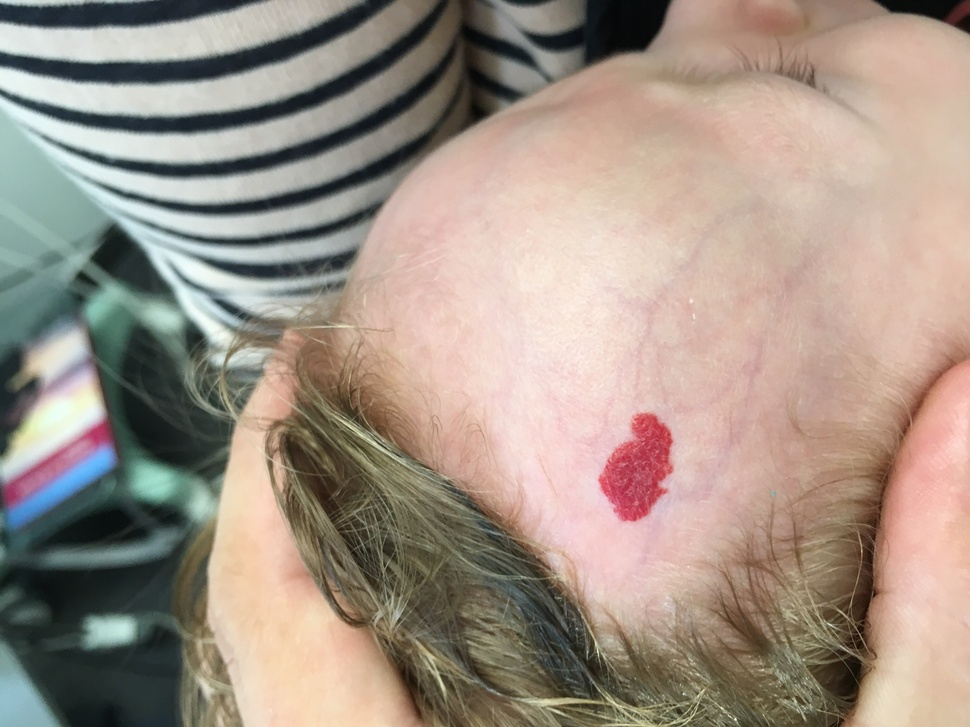
#> input picture imagenes/heman_sup.JPG, 970 x 727 px, shrunk from 2016 x 1512 before the run
$ python jpegtoBin.py
#> lines starting #> are read from the running program, lines starting #| are printed output that depends on the picture
import cv2 as cv
import numpy as np

# 1️⃣ Cargar imagen JPEG en escala de grises
img = cv.imread('imagenes/heman_sup.JPG', cv.IMREAD_GRAYSCALE)  # 8 bits, 1 canal
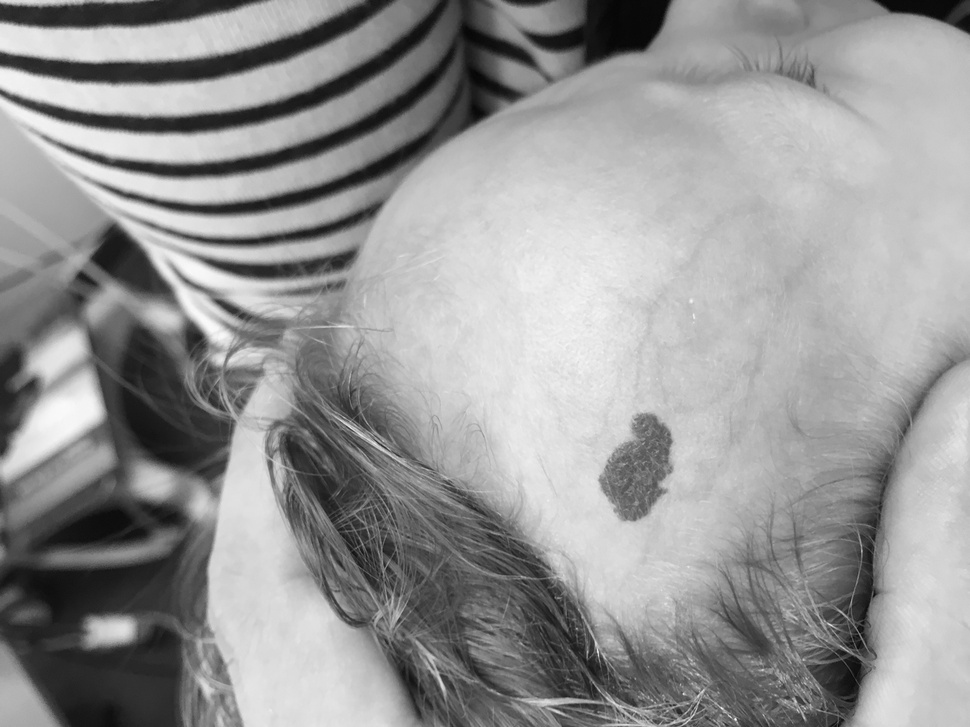
#> img: shape (727, 970); min 4, max 251, mean 150

# 2️⃣ Convertir a 16 bits simulados
# Escalamos de 0-255 a 0-65535
img_16bit = np.uint16(img) * 257  # 255 * 257 ≈ 65535

# 3️⃣ Guardar como .bin (RAW)
img_16bit.tofile('mi_foto_fake_raw.bin')

$ run again, with imagenes/heman2.jpg copied over imagenes/heman_sup.JPG
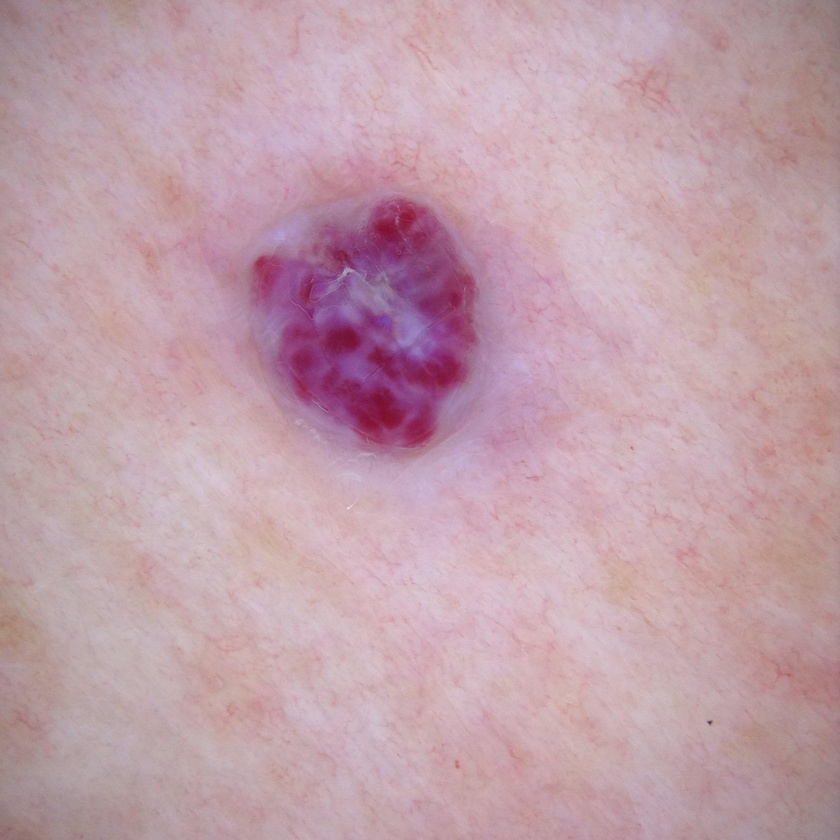
#> input picture imagenes/heman2.jpg, 840 x 840 px, shrunk from 1936 x 1936 before the run
#> `img = cv.imread('imagenes/heman_sup.JPG', cv.IMREAD_GRAYSCALE)`:
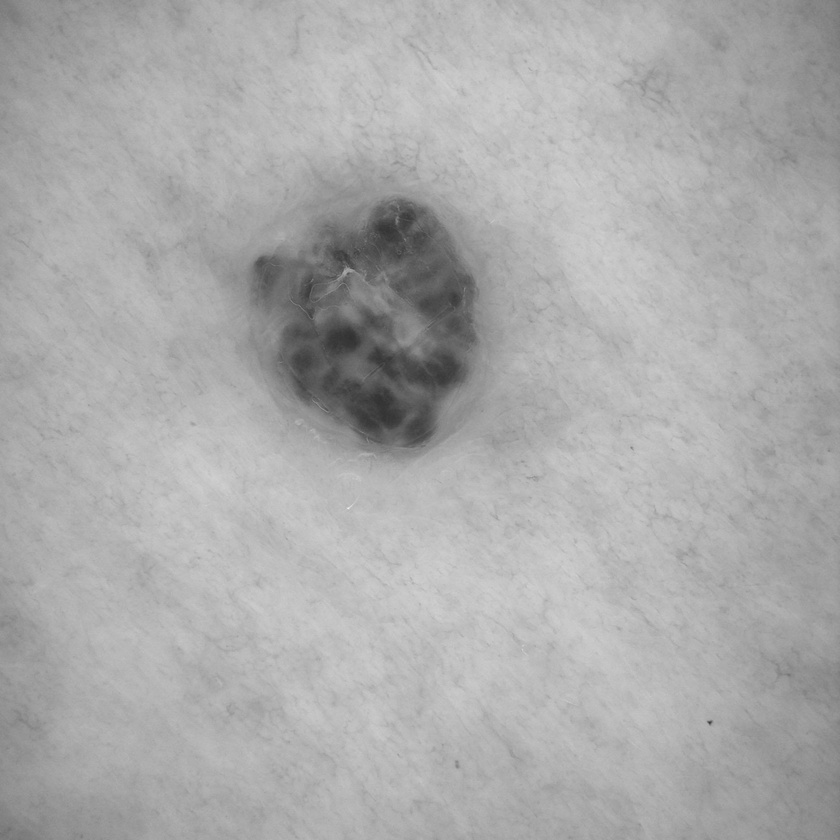
#> img: shape (840, 840); min 49, max 239, mean 170.5
#> `img_16bit = np.uint16(img) * 257`:
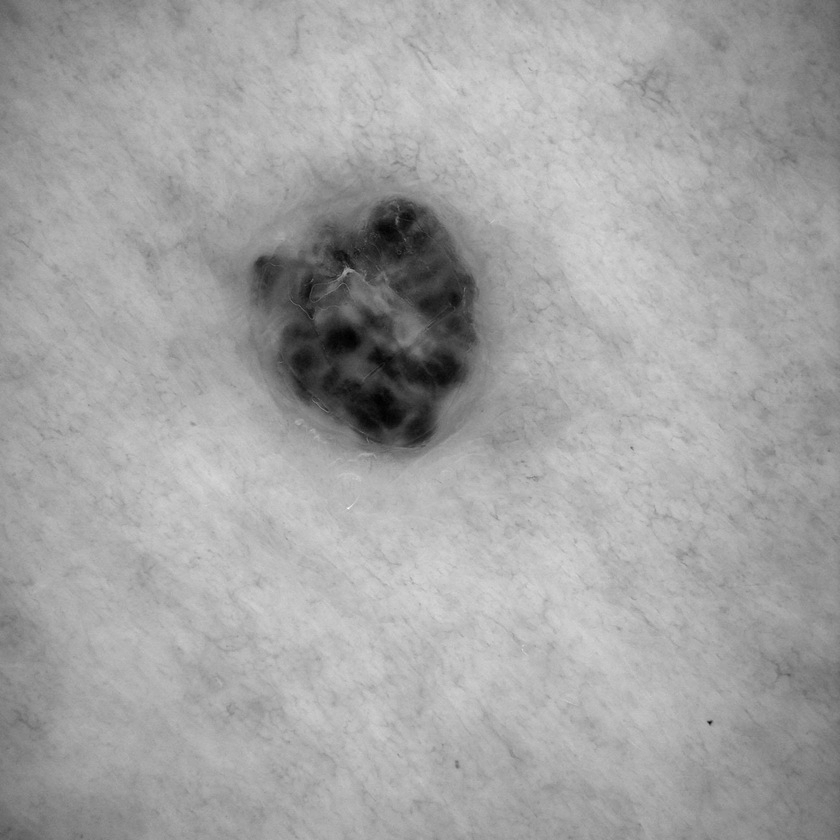
#> img_16bit: shape (840, 840) uint16; min 12593, max 61423, mean 43816.2; drawn with min black and max white

$ run again, with imagenes/imagen2.jpg copied over imagenes/heman_sup.JPG
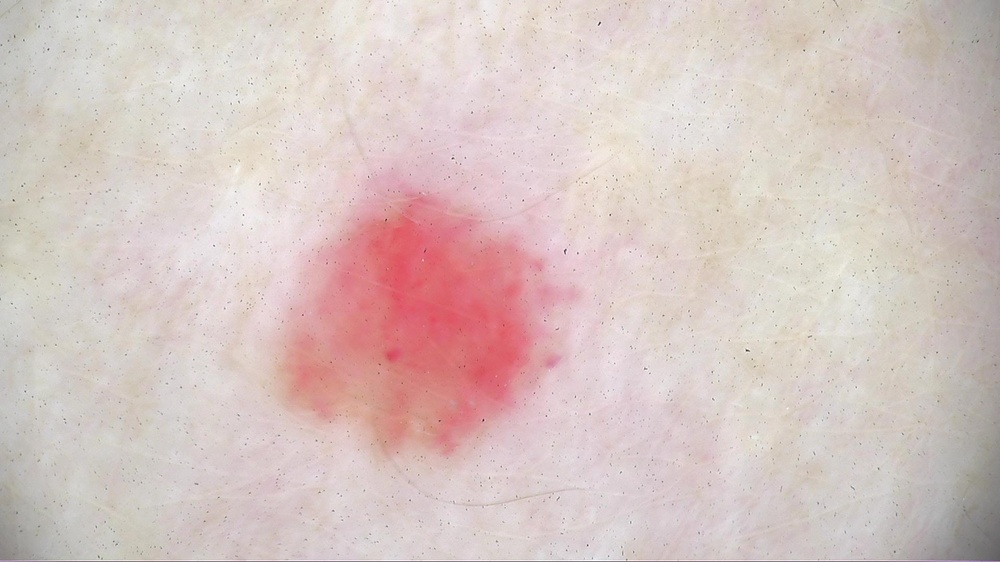
#> input picture imagenes/imagen2.jpg, 1000 x 562 px, shrunk from 1920 x 1080 before the run
#> `img = cv.imread('imagenes/heman_sup.JPG', cv.IMREAD_GRAYSCALE)`:
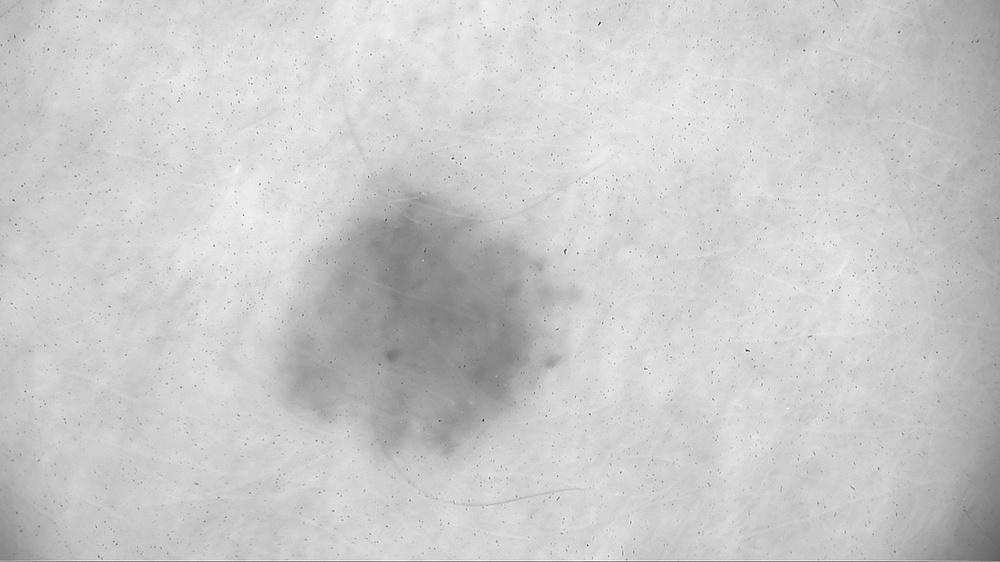
#> img: shape (562, 1000); min 36, max 254, mean 202.5
